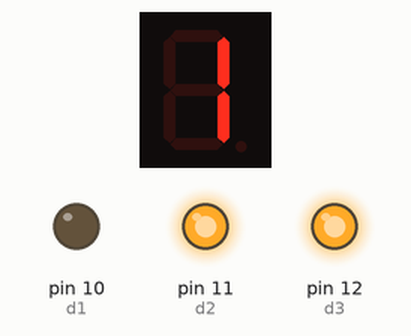
Simulated run of this sketch. Board: Arduino Uno, built with avr-gcc and run on an emulated ATmega328P. Shown: 1-digit seven-segment display, output pins drawn as LEDs (lit = HIGH). Wiring (inferred from the names in the program): 1-digit 7-segment display, segments lit when HIGH: segments pin 2, pin 3, pin 4, pin 5, pin 6, pin 7, pin 8, pin 9. The segment pins are drawn as the display they are named for; pins used as bus, display or sensor lines are not drawn.

Above: at 0.1 s.
At 0.75 s:
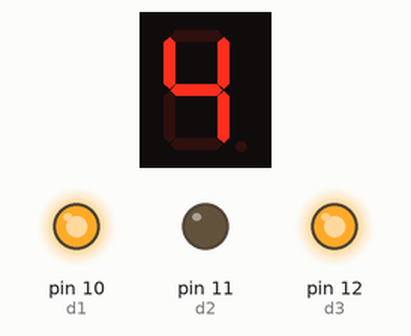
At 1.25 s:
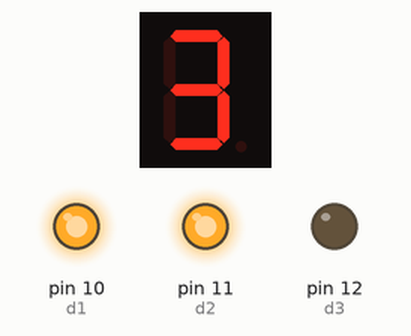
At 1.6 s:
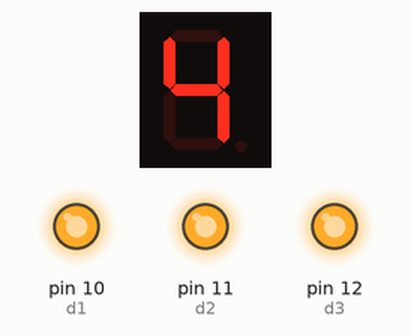
Timing chart, 0 to 130.0 s (numbered marks = the images above):
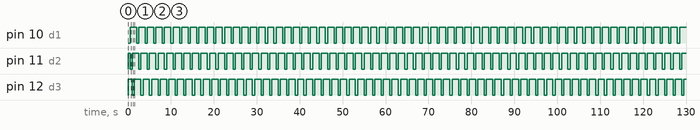

Measured:
- by itself, pin 10 (d1): alternates HIGH for 1.5 s and LOW for 0.50 s
- by itself, pin 11 (d2), pin 12 (d3): repeats every 2.0 s: LOW 0.50 s, HIGH 1.5 s
- by itself, everything shown: repeats every 2.0 s, in 4 steps
- what the display in image 1 shows lasts 0.5 s, from 0.5 s to 1.0 s

The sketch:

7_segments_II.ino
```cpp
int a = 2;
int b = 3;
int c = 4;
int d = 5;
int e = 6;
int f = 7;
int g = 8;
int dp = 9;

int d1 = 10;
int d2 = 11;
int d3 = 12;
int d4 = 13;

unsigned long last_time = 0;
unsigned int digit_pos = 1;
unsigned int value = 1434;

void setup() {
  pinMode(a, OUTPUT);
  pinMode(b, OUTPUT);
  pinMode(c, OUTPUT);
  pinMode(d, OUTPUT);
  pinMode(e, OUTPUT);
  pinMode(f, OUTPUT);
  pinMode(g, OUTPUT);
  pinMode(dp, OUTPUT);

  pinMode(d1, OUTPUT);
  pinMode(d2, OUTPUT);
  pinMode(d3, OUTPUT);
  pinMode(d4, OUTPUT);

}

void loop() {

  unsigned long current_time = millis();

  if (current_time - last_time >= 500) {
    last_time = current_time;
    digit_pos++;
    if (digit_pos > 4) {
      digit_pos = 1;
    }
  }

  unsigned int digit = (value / (int)(pow(10, 4 - digit_pos) + 0.5)) % 10;

  if (digit_pos == 1) {
    digitalWrite(d1, LOW);
    digitalWrite(d2, HIGH);
    digitalWrite(d3, HIGH);
    digitalWrite(d4, HIGH);
    show_digit(digit);
  }

  else if (digit_pos == 2) {
    digitalWrite(d1, HIGH);
    digitalWrite(d2, LOW);
    digitalWrite(d3, HIGH);
    digitalWrite(d4, HIGH);
    show_digit(digit);
  }

  else if (digit_pos == 3) {
    digitalWrite(d1, HIGH);
    digitalWrite(d2, HIGH);
    digitalWrite(d3, LOW);
    digitalWrite(d4, HIGH);
    show_digit(digit);
  }

  else {
    digitalWrite(d1, HIGH);
    digitalWrite(d2, HIGH);
    digitalWrite(d3, HIGH);
    digitalWrite(d4, LOW);
    show_digit(digit);
  }

}

void show_digit(int value) {

  if (value == 0) {
    digitalWrite(a, HIGH);
    digitalWrite(b, HIGH);
    digitalWrite(c, HIGH);
    digitalWrite(d, HIGH);
    digitalWrite(e, HIGH);
    digitalWrite(f, HIGH);
    digitalWrite(g, LOW);
  }

  else if (value == 1) {
    digitalWrite(a, LOW);
    digitalWrite(b, HIGH);
    digitalWrite(c, HIGH);
    digitalWrite(d, LOW);
    digitalWrite(e, LOW);
    digitalWrite(f, LOW);
    digitalWrite(g, LOW);
  }

  else if (value == 2) {
    digitalWrite(a, HIGH);
    digitalWrite(b, HIGH);
    digitalWrite(c, LOW);
    digitalWrite(d, HIGH);
    digitalWrite(e, HIGH);
    digitalWrite(f, LOW);
    digitalWrite(g, HIGH);
  }

  else if (value == 3) {
    digitalWrite(a, HIGH);
    digitalWrite(b, HIGH);
    digitalWrite(c, HIGH);
    digitalWrite(d, HIGH);
    digitalWrite(e, LOW);
    digitalWrite(f, LOW);
    digitalWrite(g, HIGH);
  }

  else if (value == 4) {
    digitalWrite(a, LOW);
    digitalWrite(b, HIGH);
    digitalWrite(c, HIGH);
    digitalWrite(d, LOW);
    digitalWrite(e, LOW);
    digitalWrite(f, HIGH);
    digitalWrite(g, HIGH);
  }

  else if (value == 5) {
    digitalWrite(a, HIGH);
    digitalWrite(b, LOW);
    digitalWrite(c, HIGH);
    digitalWrite(d, HIGH);
    digitalWrite(e, LOW);
    digitalWrite(f, HIGH);
    digitalWrite(g, HIGH);
  }

  else if (value == 6) {
    digitalWrite(a, HIGH);
    digitalWrite(b, LOW);
    digitalWrite(c, HIGH);
    digitalWrite(d, HIGH);
    digitalWrite(e, HIGH);
    digitalWrite(f, HIGH);
    digitalWrite(g, HIGH);
  }

  else if (value == 7) {
    digitalWrite(a, HIGH);
    digitalWrite(b, HIGH);
    digitalWrite(c, HIGH);
    digitalWrite(d, LOW);
    digitalWrite(e, LOW);
    digitalWrite(f, LOW);
    digitalWrite(g, LOW);
  }

  else if (value == 8) {
    digitalWrite(a, HIGH);
    digitalWrite(b, HIGH);
    digitalWrite(c, HIGH);
    digitalWrite(d, HIGH);
    digitalWrite(e, HIGH);
    digitalWrite(f, HIGH);
    digitalWrite(g, HIGH);
  }

  else if (value == 9) {
    digitalWrite(a, HIGH);
    digitalWrite(b, HIGH);
    digitalWrite(c, HIGH);
    digitalWrite(d, HIGH);
    digitalWrite(e, LOW);
    digitalWrite(f, HIGH);
    digitalWrite(g, HIGH);
  }

  digitalWrite(dp, LOW);
}
```
